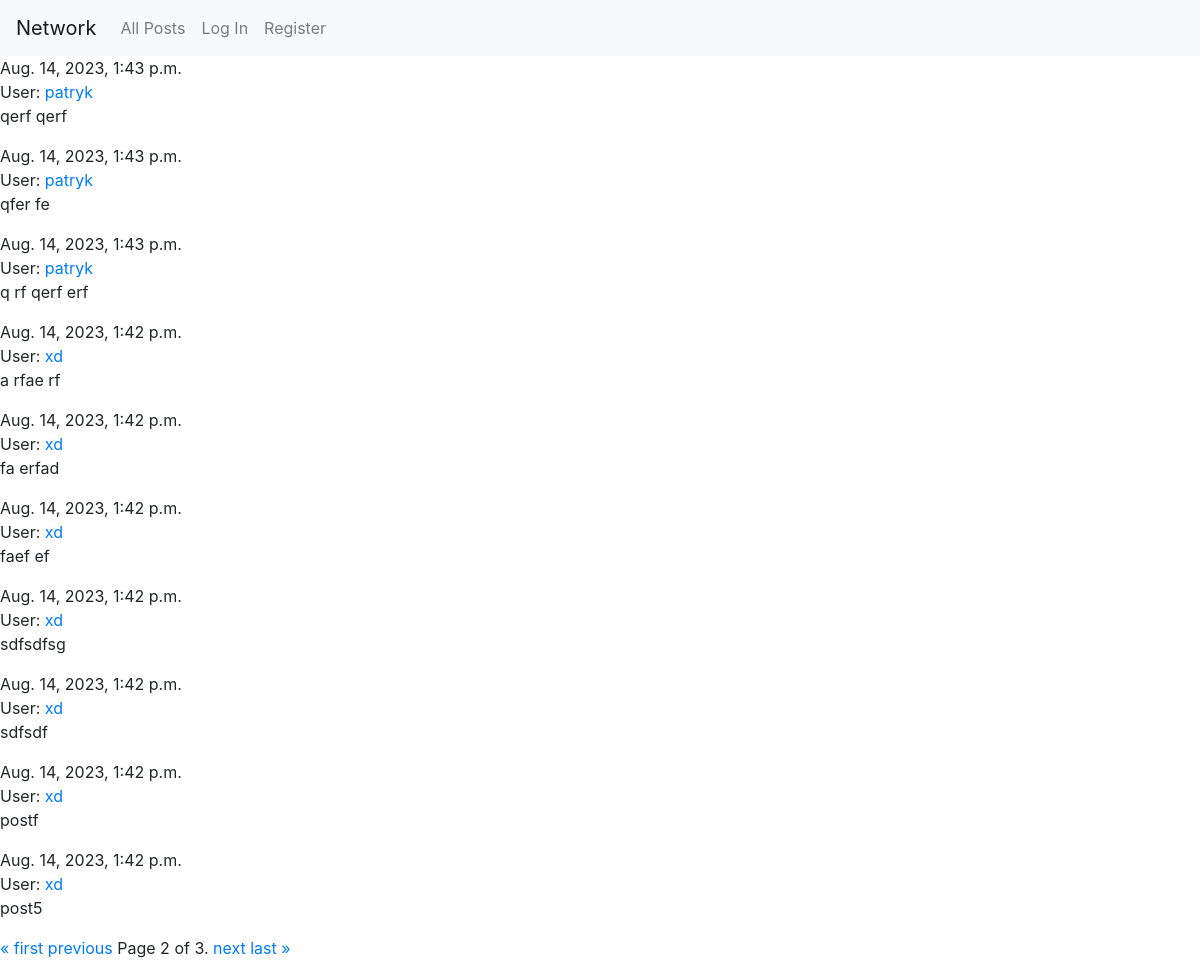
Before: /?page=2 with the older database file.
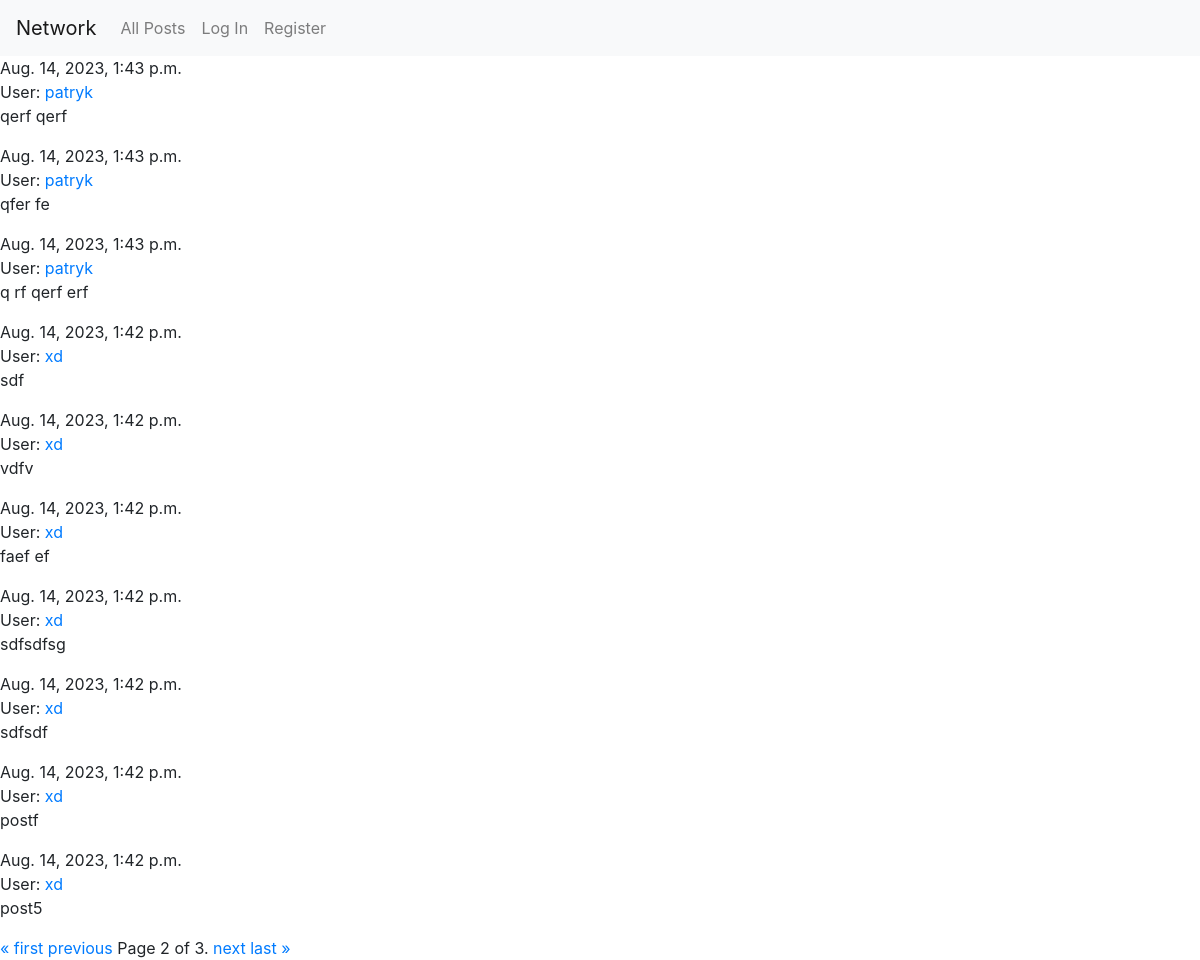
After: the same page with the newer database file.
### network/models.py (models this page shows)
class Post(models.Model):
    user = models.ForeignKey(User,on_delete=models.CASCADE)
    post = models.TextField(max_length=256)
    timestamp = models.DateTimeField(auto_now_add=True)

class User(AbstractUser):
    followers = models.ManyToManyField('self', symmetrical=False, related_name='following', default=0)

### network/views.py (the view, shortened to what this page needs)
# urls.py: path("", views.index, name="index"),
def index(request):
    posts_list = Post.objects.all().order_by('-timestamp')
    for post in posts_list:
        post.likes_count = Likes.objects.filter(post=post).count()
    paginator = Paginator(posts_list, 10)
    page_number = request.GET.get('page')
    page_obj = paginator.get_page(page_number)
    return render(request, "network/index.html",{
        'form': CreateNewPostForm(),
        'posts_list':posts_list,
        'page_obj': page_obj,
        })

### network/templates/network/index.html (shortened to what this page needs)
{% extends "network/layout.html" %}
{% block body %}
    {% if posts_list %}
        {% for post in page_obj %}
            {{post.timestamp}}
<br>
            User: <a href="{% url 'profile_view' post.user.id %}">{{post.user}}</a>
            <br>
            <div id="post_container">
                <p id="post" >{{post.post}} </p>
            </div>
        {% endfor %}
        <div class="pagination">
            <span class="step-links">
                {% if page_obj.has_previous %}
                    <a href="?page=1">&laquo; first</a>
                    <a href="?page={{ page_obj.previous_page_number }}">previous</a>
                {% endif %}
                <span class="current">
                    Page {{ page_obj.number }} of {{ page_obj.paginator.num_pages }}.
                </span>
                {% if page_obj.has_next %}
                    <a href="?page={{ page_obj.next_page_number }}">next</a>
                    <a href="?page={{ page_obj.paginator.num_pages }}">last &raquo;</a>
                {% endif %}
            </span>
        </div>
    {% endif %}
{% endblock %}

Changed rows visible on the page:
changed Post: post "a rfae rf" → "sdf"
changed Post: post "fa erfad" → "vdfv"
